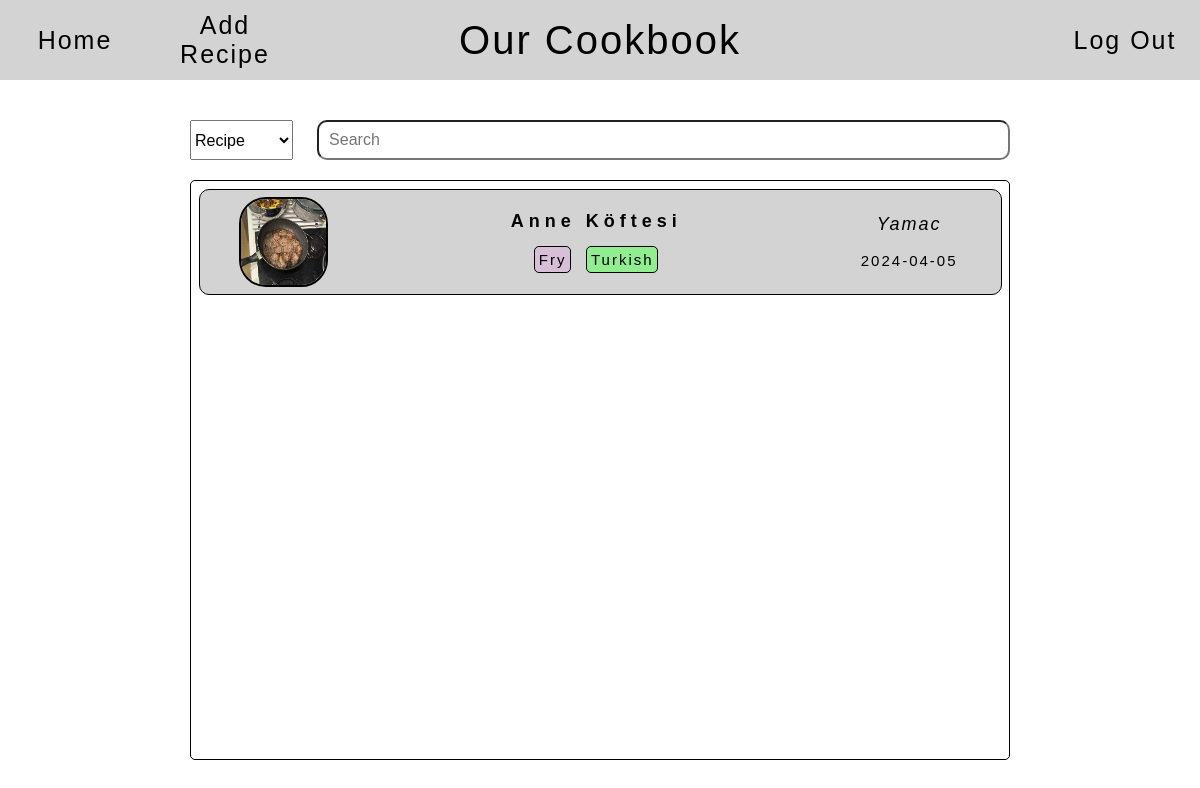
The page / (signed in) on the database its author committed.
### tables this page shows
CREATE TABLE recipes (
recipeId INTEGER NOT NULL PRIMARY KEY,
authorId INTEGER NOT NULL,
title TEXT NOT NULL,
type TEXT,
cousine TEXT,
image TEXT,
weight INTEGER NOT NULL,
date DATE,
time TIME,
FOREIGN KEY (authorId) REFERENCES users(id)
);

CREATE TABLE users (
id INTEGER NOT NULL,
username TEXT NOT NULL,
hash TEXT NOT NULL,
PRIMARY KEY (id)
);

### app.py (the view)
@app.route("/", methods=["GET", "POST"])
def index():
    if request.method == "POST":
        recipeId = request.form.get("recipe-id")
        recipeDetails = db.execute(
            "SELECT username, title, type, cousine, image, weight, date, time FROM recipes JOIN users ON recipes.authorId = users.id WHERE recipeId = ?;", recipeId)
        recipeIngredients = db.execute(
            "SELECT amount, measurement, description FROM ingredients WHERE recipeId = ?;", recipeId)
        recipeSteps = db.execute(
            "SELECT number, description FROM steps WHERE recipeId = ? ORDER BY number;", recipeId)
        isAuthor = False
        authorId = db.execute(
            "SELECT authorId FROM recipes WHERE recipeId = ?;", recipeId)[0]["authorId"]
        try:
            if (authorId == session["user_id"]):
                isAuthor = True
        except:
            pass
        return render_template("recipe.html", recipeId=recipeId, recipeDetails=recipeDetails, recipeIngredients=recipeIngredients, recipeSteps=recipeSteps, isAuthor=isAuthor)
    else:
        type = request.args.get("t")
        query = request.args.get("q")
        if query:
            if type == "Recipe":
                recipes = db.execute(
                    "SELECT recipeId, username, title, type, cousine, image, date, time FROM recipes JOIN users ON recipes.authorId = users.id WHERE title LIKE ? ORDER BY date DESC, time DESC;", "%" + query + "%")
            else:
                recipes = db.execute(
                    "SELECT recipeId, username, title, type, cousine, image, date, time FROM recipes JOIN users ON recipes.authorId = users.id WHERE username LIKE ? ORDER BY date DESC, time DESC;", "%" + query + "%")
        else:
            recipes = db.execute(
                "SELECT recipeId, username, title, type, cousine, image, date, time FROM recipes JOIN users ON recipes.authorId = users.id ORDER BY date DESC, time DESC;")
        return render_template("index.html", recipes=recipes)

### templates/index.html (shortened to what this page needs)
{% extends "layout.html" %}
{% block css %}
<link href="/static/styles/index.css" rel="stylesheet" />
{% endblock %}
{% block main %}
<form id="search" autocomplete="off">
	<select name="t" id="searchType">
		<option selected>Recipe</option>
	</select>
	<input placeholder="Search" name="q" id="searchQuery" />
</form>
<div id="recipes">
	{% for recipe in recipes %}
	<div class="recipe">
		<div class="container-1">
			<img src="{{ recipe['image'] }}" alt="Recipe Image" />
		</div>
		<div class="container-2">
			<div>
				<h3>{{ recipe["title"] }}</h3>
			</div>
			<div>
				{% if recipe["type"] %}
				<div class="type">{{ recipe["type"] }}</div>
				{% endif %} {% if recipe["cousine"] %}
				<div class="cousine">{{ recipe["cousine"] }}</div>
				{% endif %}
			</div>
		</div>
		<div class="container-3">
			<p>{{ recipe["username"] }}</p>
			<p>{{ recipe["date"] }}</p>
		</div>
	</div>
	{% endfor %}
</div>
{% endblock %}

### static/styles/layout.css (style rules this page uses)
*, *::before, *::after { box-sizing: border-box; padding: 0; margin: 0; }
html { font-size: 62.5%; font-family: "Arial"; font-weight: 400; letter-spacing: 0.2rem; }

### static/styles/index.css (style rules this page uses)
#search { display: flex; justify-content: space-between; align-items: center; margin-bottom: 2.5vh; height: 5vh; gap: 3%; }
#search * { font-size: 1.6rem; height: 100%; }
#search select, #search button { flex-basis: 12.5%; }
#search input { flex-grow: 1; border-radius: 10px; padding: 10px; }
#recipes { margin: auto; height: 72.5vh; border: 1px solid black; border-radius: 5px; padding: 7.5px; overflow-y: scroll; }
.recipe { width: 100%; height: calc((100% - (4 * 7.5px)) / 5); background-color: lightgrey; border: 1px solid black; border-radius: 10px; display: flex; justify-content: center; align-items: center; padding: 7.5px; gap: 7.5px; }
.container-1, .container-2, .container-3 { display: flex; flex-direction: column; justify-content: space-evenly; align-items: center; height: 100%; font-size: 1.5rem; text-align: center; }
.container-1, .container-3 { flex-basis: 20%; }
.container-2 { flex-basis: 60%; }
.container-1 img { height: 100%; aspect-ratio: 1 / 1; border: 2px solid black; border-radius: 30%; object-fit: fill; }
h3 { font-size: 1.8rem; letter-spacing: 5px; }
.container-2 > div { display: flex; justify-content: space-between; gap: 15px; }
.type, .cousine { border: 1px solid black; padding: 3.75px; border-radius: 5px; }
.type { background-color: thistle; }
.cousine { background-color: lightgreen; }
.container-3 p:first-child { font-size: 1.8rem; font-style: italic; }

### rows shown on the page
recipes: image (picture), title "Anne Köftesi", type "Fry", cousine "Turkish", username "Yamac", date "2024-04-05"
